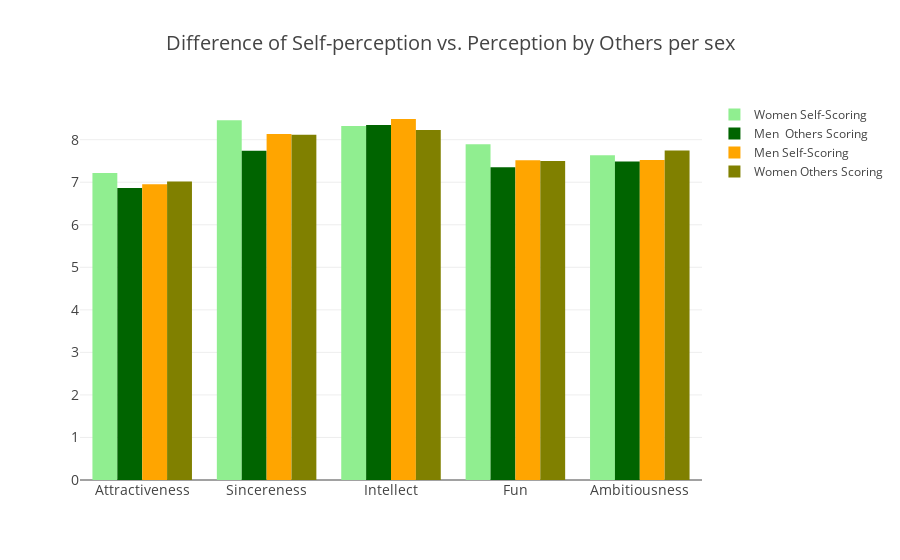

Notebook code for this chart:
### Code cell
import plotly.graph_objs as go
women_self = go.Bar(
                    y = self_scoring.iloc[0],
                    x = self_scoring.columns.values,
                    name = 'Women Self-Scoring',
                    marker= dict(
                    color= 'lightgreen'
                    )
)

men_other = go.Bar(
                  y = others_scoring.iloc[1],
                  x = others_scoring.columns.values,
                  name = 'Men  Others Scoring',
                  marker= dict(
                  color='darkgreen'
                  )
)

women_other = go.Bar(
                    y = others_scoring.iloc[0],
                    x = others_scoring.columns.values,
                    name = 'Women Others Scoring',
                    marker= dict(
                    color= 'olive'
                    )
)

men_self = go.Bar(
                  y = self_scoring.iloc[1],
                  x = self_scoring.columns.values,
                  name = 'Men Self-Scoring',
                  marker= dict(
                  color='orange'
                  )
)

data4 = [women_self, men_other, men_self, women_other]

layout4 = go.Layout(
                    title = 'Difference of Self-perception vs. Perception by Others per sex',
                    font =dict(
                    size= 14
                    ),
                    legend= dict(
                    font =dict(
                    size = 12
                    )
                )
)
fig = go.Figure(data=data4, layout=layout4)
py.iplot(fig, filename='barchart')

### Figure 1 — Plotly figure (JSON) as saved in the notebook; plotly's stock layout.template omitted (floating-point values rounded to 4 significant figures)
{"data": [{"marker": {"color": "lightgreen"}, "name": "Women Self-Scoring", "type": "bar", "x": ["Attractiveness", "Sincereness", "Intellect", "Fun", "Ambitiousness"], "y": [7.219, 8.458, 8.321, 7.894, 7.632]}, {"marker": {"color": "darkgreen"}, "name": "Men  Others Scoring", "type": "bar", "x": ["Attractiveness", "Sincereness", "Intellect", "Fun", "Ambitiousness"], "y": [6.866, 7.737, 8.343, 7.351, 7.489]}, {"marker": {"color": "orange"}, "name": "Men Self-Scoring", "type": "bar", "x": ["Attractiveness", "Sincereness", "Intellect", "Fun", "Ambitiousness"], "y": [6.952, 8.133, 8.487, 7.517, 7.525]}, {"marker": {"color": "olive"}, "name": "Women Others Scoring", "type": "bar", "x": ["Attractiveness", "Sincereness", "Intellect", "Fun", "Ambitiousness"], "y": [7.018, 8.116, 8.226, 7.501, 7.745]}], "layout": {"font": {"size": 14}, "legend": {"font": {"size": 12}}, "title": "Difference of Self-perception vs. Perception by Others per sex"}}
